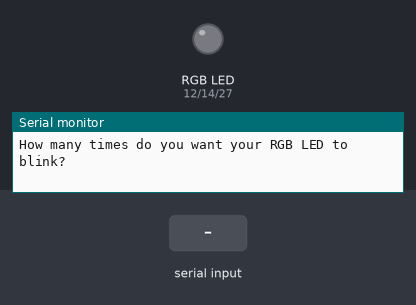
The sketch below on a simulated ESP32. On the bench: an RGB LED mixed from three pins (HIGH = lit), the last lines printed to the serial monitor. Dashed ring = blinking. The test bench sets the inputs (shaded band).

Above: at 1.2 s.
1.3 s: "90,45\n" received over Serial
At 1.45 s:
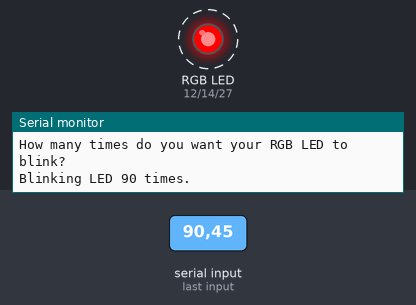
At 2.05 s:
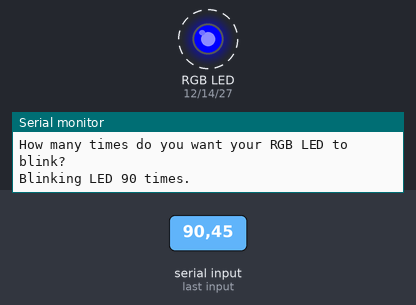
Timing chart, 0 to 10.3 s (numbered marks = the images above; inputs shaded):
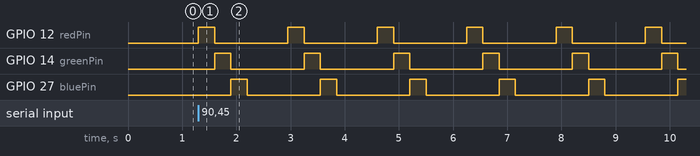

Measured:
- after the input at 1.3 s, GPIO 12 (redPin): alternates HIGH for 0.30 s and LOW for 1.4 s, starting at once; GPIO 14 (greenPin): alternates HIGH for 0.30 s and LOW for 1.4 s, starting after 0.30 s; GPIO 27 (bluePin): alternates HIGH for 0.30 s and LOW for 1.4 s, starting after 0.60 s

The sketch:

lesson-20-rgbrotationwithuserinput.ino
```cpp
int redPin = 12;
int greenPin = 14;
int bluePin = 27;
int shortT = 300;
int longT = 750;
int brdRt = 115200;
String askUser = "How many times do you want your RGB LED to blink?";
int n;
int cycle;
bool done;

void setup() {
  // put your setup code here, to run once:
  Serial.begin(115200);
  pinMode(redPin, OUTPUT);
  pinMode(greenPin, OUTPUT);
  pinMode(bluePin, OUTPUT);
}

void clearSerial() {
  while (Serial.available()) {
    Serial.read();
  }
}

void loop() {
  // put your main code here, to run repeatedly:
  Serial.println(askUser);
  while (Serial.available() == 0) {

  }
  cycle = Serial.parseInt();
  clearSerial();
  Serial.print("Blinking LED ");
  Serial.print(cycle);
  Serial.println(" times.");
  for (n = 1;n <= cycle;n++) {
    analogWrite(redPin, 255);
    analogWrite(greenPin, 0);
    analogWrite(bluePin, 0);
    delay(shortT);
    analogWrite(redPin, 0);
    analogWrite(greenPin, 255);
    analogWrite(bluePin, 0);
    delay(shortT);
    analogWrite(redPin, 0);
    analogWrite(greenPin, 0);
    analogWrite(bluePin, 255);
    delay(shortT);
    analogWrite(redPin, 0);
    analogWrite(greenPin, 0);
    analogWrite(bluePin, 0);
    delay(longT);
  }
  done = true;
  while (done = true) {}
}
```
